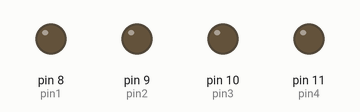
Bench run of a sketch on a simulated Arduino Uno, built with avr-gcc and run on an emulated ATmega328P. Shown: output pins drawn as LEDs (lit = HIGH).

Above: at 0.1 s.
At 8.1 s:
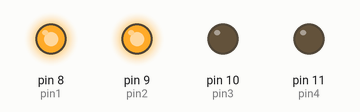
At 12.1 s:
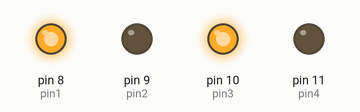
At 18.1 s:
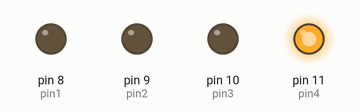
At 28.1 s:
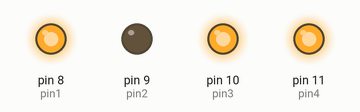
At 38.1 s:
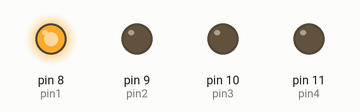
Timing chart, 0 to 39.6 s (numbered marks = the images above):
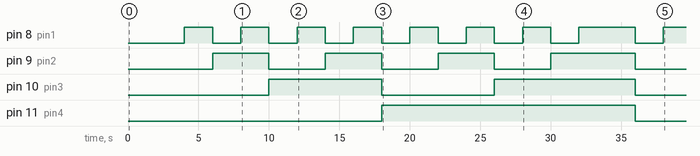

The sketch:

07_4BIT_BINARY_COUNTER.ino
```cpp
int pin1 = 8;
int pin2 = 9;
int pin3 = 10;
int pin4 = 11;
int NumberDelay = 2000;

void setup() {
  // pins we will use. ALL ARE FOR OUTPUT
  pinMode(pin1, OUTPUT);
  pinMode(pin2, OUTPUT);
  pinMode(pin3, OUTPUT);
  pinMode(pin4, OUTPUT);
}

void loop() {
  // starting 1 - 16

  // 0
  delay(NumberDelay);
  digitalWrite(pin1, LOW);
  digitalWrite(pin2, LOW);
  digitalWrite(pin3, LOW);
  digitalWrite(pin4, LOW);
  delay(NumberDelay);
  // 1
  digitalWrite(pin1, HIGH);
  digitalWrite(pin2, LOW);
  digitalWrite(pin3, LOW);
  digitalWrite(pin4, LOW);
  delay(NumberDelay);
  // 2
  digitalWrite(pin1, LOW);
  digitalWrite(pin2, HIGH);
  digitalWrite(pin3, LOW);
  digitalWrite(pin4, LOW);
  delay(NumberDelay);
  // 3
  digitalWrite(pin1, HIGH);
  digitalWrite(pin2, HIGH);
  digitalWrite(pin3, LOW);
  digitalWrite(pin4, LOW);
  delay(NumberDelay);
  // 4
  digitalWrite(pin1, LOW);
  digitalWrite(pin2, LOW);
  digitalWrite(pin3, HIGH);
  digitalWrite(pin4, LOW);
  delay(NumberDelay);
  // 5
  // 5
  digitalWrite(pin1, HIGH);
  digitalWrite(pin2, LOW);
  digitalWrite(pin3, HIGH);
  digitalWrite(pin4, LOW);
  delay(NumberDelay);
  // 6
  digitalWrite(pin1, LOW);
  digitalWrite(pin2, HIGH);
  digitalWrite(pin3, HIGH);
  digitalWrite(pin4, LOW);
  delay(NumberDelay);
  // 7
  digitalWrite(pin1, HIGH);
  digitalWrite(pin2, HIGH);
  digitalWrite(pin3, HIGH);
  digitalWrite(pin4, LOW);
  delay(NumberDelay);
  // 8
  digitalWrite(pin1, LOW);
  digitalWrite(pin2, LOW);
  digitalWrite(pin3, LOW);
  digitalWrite(pin4, HIGH);
  delay(NumberDelay);
  // 9
  digitalWrite(pin1, HIGH);
  digitalWrite(pin2, LOW);
  digitalWrite(pin3, LOW);
  digitalWrite(pin4, HIGH);
  delay(NumberDelay);
  // 10
  digitalWrite(pin1, LOW);
  digitalWrite(pin2, HIGH);
  digitalWrite(pin3, LOW);
  digitalWrite(pin4, HIGH);
  delay(NumberDelay);
  // 11
  digitalWrite(pin1, HIGH);
  digitalWrite(pin2, HIGH);
  digitalWrite(pin3, LOW);
  digitalWrite(pin4, HIGH);
  delay(NumberDelay);
  // 12
  digitalWrite(pin1, LOW);
  digitalWrite(pin2, LOW);
  digitalWrite(pin3, HIGH);
  digitalWrite(pin4, HIGH);
  delay(NumberDelay);
  // 13
  digitalWrite(pin1, HIGH);
  digitalWrite(pin2, LOW);
  digitalWrite(pin3, HIGH);
  digitalWrite(pin4, HIGH);
  delay(NumberDelay);
  // 14
  digitalWrite(pin1, LOW);
  digitalWrite(pin2, HIGH);
  digitalWrite(pin3, HIGH);
  digitalWrite(pin4, HIGH);
  delay(NumberDelay);
  // 15
  digitalWrite(pin1, HIGH);
  digitalWrite(pin2, HIGH);
  digitalWrite(pin3, HIGH);
  digitalWrite(pin4, HIGH);
  delay(NumberDelay);

}
```

Measured:
- by itself, pin 8 (pin1): goes 7 × (HIGH 2.0 s, LOW 2.0 s), HIGH 4.0 s, LOW 2.0 s, then HIGH
- by itself, pin 9 (pin2): goes 3 × (HIGH 4.0 s, LOW 4.0 s), HIGH 6.0 s, then LOW
- by itself, pin 10 (pin3): LOW → HIGH at 10.0 s, → LOW 8.0 s later, → HIGH 8.0 s later, → LOW 10.0 s later
- by itself, pin 11 (pin4): LOW → HIGH at 18.0 s, → LOW 18.0 s later
